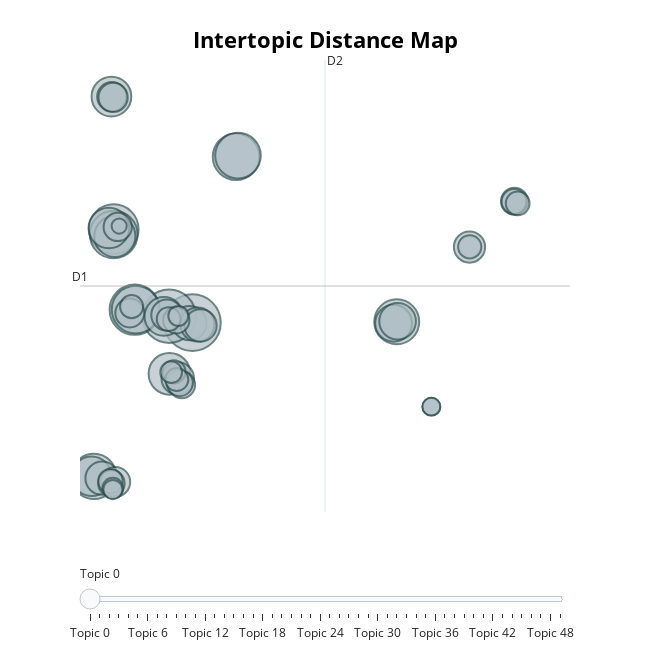

Notebook cell for this chart:
### Code cell
topic_model.visualize_topics()

### Figure 1 — Plotly figure (JSON) as saved in the notebook; plotly's stock layout.template omitted (floating-point values rounded to 4 significant figures; data arrays with more than 128 entries replaced by an {"elided": "..."} marker saying what was removed)
{"data": [{"customdata": {"elided": "50x3 mixed values"}, "hovertemplate": "<b>Topic %{customdata[0]}</b><br>Words: %{customdata[1]}<br>Size: %{customdata[2]}", "legendgroup": "", "marker": {"color": "#B0BEC5", "line": {"color": "DarkSlateGrey", "width": 2}, "size": [923, 825, 728, 713, 656, 654, 624, 599, 592, 583, 501, 489, 476, 456, 450, 431, 392, 387, 341, 334, 319, 304, 301, 281, 279, 255, 248, 246, 241, 230, 211, 205, 203, 201, 198, 178, 172, 163, 163, 156, 156, 154, 153, 136, 124, 116, 106, 92, 92, 66], "sizemode": "area", "sizeref": 0.5769, "symbol": "circle"}, "mode": "markers", "name": "", "orientation": "v", "showlegend": false, "type": "scatter", "x": [1.017, 0.01024, -1.466, -2.369, -2.37, -1.428, 2.892, 2.976, -3.223, 9.804, 0.02814, -2.321, -2.576, -2.467, -3.321, -0.2128, 9.671, 9.842, 0.8891, 1.235, -2.871, 0.3858, 1.366, 12.93, -0.08521, -2.301, -2.45, -2.394, -1.677, -2.197, 14.87, 0.5587, -2.469, 0.3218, 0.4709, 14.85, -2.509, -0.007349, 15.01, 12.94, 0.2186, -1.599, 0.3433, 0.1021, -2.41, 0.4104, -2.405, 11.29, 11.29, -2.135], "xaxis": "x", "y": [1.511, 2.069, 2.623, 9.567, 9.109, 2.637, 15.82, 15.91, -11.75, 1.587, -2.901, 8.954, 9.667, 21.01, -11.74, 2.045, 1.454, 1.625, 1.465, 1.344, -11.91, -3.3, 1.265, 8.03, 2.163, -12.22, 20.99, 20.93, 2.346, 9.759, 11.98, -3.855, -12.34, 1.715, -3.701, 11.95, -12.16, 1.823, 11.8, 8.049, -2.725, 2.893, -3.393, -2.759, -12.77, 2.09, -12.88, -5.734, -5.734, 9.838], "yaxis": "y"}], "layout": {"annotations": [{"showarrow": false, "text": "D1", "x": -3.819, "y": 4.67, "yshift": 10}, {"showarrow": false, "text": "D2", "x": 6.719, "xshift": 10, "y": 24.16}], "height": 650, "hoverlabel": {"bgcolor": "white", "font": {"family": "Rockwell", "size": 16}}, "legend": {"itemsizing": "constant", "tracegroupgap": 0}, "margin": {"t": 60}, "shapes": [{"line": {"color": "#CFD8DC", "width": 2}, "type": "line", "x0": 6.719, "x1": 6.719, "y0": -14.82, "y1": 24.16}, {"line": {"color": "#9E9E9E", "width": 2}, "type": "line", "x0": -3.819, "x1": 17.26, "y0": 4.67, "y1": 4.67}], "sliders": [{"active": 0, "pad": {"t": 50}, "steps": [{"args": [{"marker.color": [["red", "#B0BEC5", "#B0BEC5", "#B0BEC5", "#B0BEC5", "#B0BEC5", "#B0BEC5", "#B0BEC5", "#B0BEC5", "#B0BEC5", "#B0BEC5", "#B0BEC5", "#B0BEC5", "#B0BEC5", "#B0BEC5", "#B0BEC5", "#B0BEC5", "#B0BEC5", "#B0BEC5", "#B0BEC5", "#B0BEC5", "#B0BEC5", "#B0BEC5", "#B0BEC5", "#B0BEC5", "#B0BEC5", "#B0BEC5", "#B0BEC5", "#B0BEC5", "#B0BEC5", "#B0BEC5", "#B0BEC5", "#B0BEC5", "#B0BEC5", "#B0BEC5", "#B0BEC5", "#B0BEC5", "#B0BEC5", "#B0BEC5", "#B0BEC5", "#B0BEC5", "#B0BEC5", "#B0BEC5", "#B0BEC5", "#B0BEC5", "#B0BEC5", "#B0BEC5", "#B0BEC5", "#B0BEC5", "#B0BEC5"]]}], "label": "Topic 0", "method": "update"}, {"args": [{"marker.color": [["#B0BEC5", "red", "#B0BEC5", "#B0BEC5", "#B0BEC5", "#B0BEC5", "#B0BEC5", "#B0BEC5", "#B0BEC5", "#B0BEC5", "#B0BEC5", "#B0BEC5", "#B0BEC5", "#B0BEC5", "#B0BEC5", "#B0BEC5", "#B0BEC5", "#B0BEC5", "#B0BEC5", "#B0BEC5", "#B0BEC5", "#B0BEC5", "#B0BEC5", "#B0BEC5", "#B0BEC5", "#B0BEC5", "#B0BEC5", "#B0BEC5", "#B0BEC5", "#B0BEC5", "#B0BEC5", "#B0BEC5", "#B0BEC5", "#B0BEC5", "#B0BEC5", "#B0BEC5", "#B0BEC5", "#B0BEC5", "#B0BEC5", "#B0BEC5", "#B0BEC5", "#B0BEC5", "#B0BEC5", "#B0BEC5", "#B0BEC5", "#B0BEC5", "#B0BEC5", "#B0BEC5", "#B0BEC5", "#B0BEC5"]]}], "label": "Topic 1", "method": "update"}, {"args": [{"marker.color": [["#B0BEC5", "#B0BEC5", "red", "#B0BEC5", "#B0BEC5", "#B0BEC5", "#B0BEC5", "#B0BEC5", "#B0BEC5", "#B0BEC5", "#B0BEC5", "#B0BEC5", "#B0BEC5", "#B0BEC5", "#B0BEC5", "#B0BEC5", "#B0BEC5", "#B0BEC5", "#B0BEC5", "#B0BEC5", "#B0BEC5", "#B0BEC5", "#B0BEC5", "#B0BEC5", "#B0BEC5", "#B0BEC5", "#B0BEC5", "#B0BEC5", "#B0BEC5", "#B0BEC5", "#B0BEC5", "#B0BEC5", "#B0BEC5", "#B0BEC5", "#B0BEC5", "#B0BEC5", "#B0BEC5", "#B0BEC5", "#B0BEC5", "#B0BEC5", "#B0BEC5", "#B0BEC5", "#B0BEC5", "#B0BEC5", "#B0BEC5", "#B0BEC5", "#B0BEC5", "#B0BEC5", "#B0BEC5", "#B0BEC5"]]}], "label": "Topic 2", "method": "update"}, {"args": [{"marker.color": [["#B0BEC5", "#B0BEC5", "#B0BEC5", "red", "#B0BEC5", "#B0BEC5", "#B0BEC5", "#B0BEC5", "#B0BEC5", "#B0BEC5", "#B0BEC5", "#B0BEC5", "#B0BEC5", "#B0BEC5", "#B0BEC5", "#B0BEC5", "#B0BEC5", "#B0BEC5", "#B0BEC5", "#B0BEC5", "#B0BEC5", "#B0BEC5", "#B0BEC5", "#B0BEC5", "#B0BEC5", "#B0BEC5", "#B0BEC5", "#B0BEC5", "#B0BEC5", "#B0BEC5", "#B0BEC5", "#B0BEC5", "#B0BEC5", "#B0BEC5", "#B0BEC5", "#B0BEC5", "#B0BEC5", "#B0BEC5", "#B0BEC5", "#B0BEC5", "#B0BEC5", "#B0BEC5", "#B0BEC5", "#B0BEC5", "#B0BEC5", "#B0BEC5", "#B0BEC5", "#B0BEC5", "#B0BEC5", "#B0BEC5"]]}], "label": "Topic 3", "method": "update"}, {"args": [{"marker.color": [["#B0BEC5", "#B0BEC5", "#B0BEC5", "#B0BEC5", "red", "#B0BEC5", "#B0BEC5", "#B0BEC5", "#B0BEC5", "#B0BEC5", "#B0BEC5", "#B0BEC5", "#B0BEC5", "#B0BEC5", "#B0BEC5", "#B0BEC5", "#B0BEC5", "#B0BEC5", "#B0BEC5", "#B0BEC5", "#B0BEC5", "#B0BEC5", "#B0BEC5", "#B0BEC5", "#B0BEC5", "#B0BEC5", "#B0BEC5", "#B0BEC5", "#B0BEC5", "#B0BEC5", "#B0BEC5", "#B0BEC5", "#B0BEC5", "#B0BEC5", "#B0BEC5", "#B0BEC5", "#B0BEC5", "#B0BEC5", "#B0BEC5", "#B0BEC5", "#B0BEC5", "#B0BEC5", "#B0BEC5", "#B0BEC5", "#B0BEC5", "#B0BEC5", "#B0BEC5", "#B0BEC5", "#B0BEC5", "#B0BEC5"]]}], "label": "Topic 4", "method": "update"}, {"args": [{"marker.color": [["#B0BEC5", "#B0BEC5", "#B0BEC5", "#B0BEC5", "#B0BEC5", "red", "#B0BEC5", "#B0BEC5", "#B0BEC5", "#B0BEC5", "#B0BEC5", "#B0BEC5", "#B0BEC5", "#B0BEC5", "#B0BEC5", "#B0BEC5", "#B0BEC5", "#B0BEC5", "#B0BEC5", "#B0BEC5", "#B0BEC5", "#B0BEC5", "#B0BEC5", "#B0BEC5", "#B0BEC5", "#B0BEC5", "#B0BEC5", "#B0BEC5", "#B0BEC5", "#B0BEC5", "#B0BEC5", "#B0BEC5", "#B0BEC5", "#B0BEC5", "#B0BEC5", "#B0BEC5", "#B0BEC5", "#B0BEC5", "#B0BEC5", "#B0BEC5", "#B0BEC5", "#B0BEC5", "#B0BEC5", "#B0BEC5", "#B0BEC5", "#B0BEC5", "#B0BEC5", "#B0BEC5", "#B0BEC5", "#B0BEC5"]]}], "label": "Topic 5", "method": "update"}, {"args": [{"marker.color": [["#B0BEC5", "#B0BEC5", "#B0BEC5", "#B0BEC5", "#B0BEC5", "#B0BEC5", "red", "#B0BEC5", "#B0BEC5", "#B0BEC5", "#B0BEC5", "#B0BEC5", "#B0BEC5", "#B0BEC5", "#B0BEC5", "#B0BEC5", "#B0BEC5", "#B0BEC5", "#B0BEC5", "#B0BEC5", "#B0BEC5", "#B0BEC5", "#B0BEC5", "#B0BEC5", "#B0BEC5", "#B0BEC5", "#B0BEC5", "#B0BEC5", "#B0BEC5", "#B0BEC5", "#B0BEC5", "#B0BEC5", "#B0BEC5", "#B0BEC5", "#B0BEC5", "#B0BEC5", "#B0BEC5", "#B0BEC5", "#B0BEC5", "#B0BEC5", "#B0BEC5", "#B0BEC5", "#B0BEC5", "#B0BEC5", "#B0BEC5", "#B0BEC5", "#B0BEC5", "#B0BEC5", "#B0BEC5", "#B0BEC5"]]}], "label": "Topic 6", "method": "update"}, {"args": [{"marker.color": [["#B0BEC5", "#B0BEC5", "#B0BEC5", "#B0BEC5", "#B0BEC5", "#B0BEC5", "#B0BEC5", "red", "#B0BEC5", "#B0BEC5", "#B0BEC5", "#B0BEC5", "#B0BEC5", "#B0BEC5", "#B0BEC5", "#B0BEC5", "#B0BEC5", "#B0BEC5", "#B0BEC5", "#B0BEC5", "#B0BEC5", "#B0BEC5", "#B0BEC5", "#B0BEC5", "#B0BEC5", "#B0BEC5", "#B0BEC5", "#B0BEC5", "#B0BEC5", "#B0BEC5", "#B0BEC5", "#B0BEC5", "#B0BEC5", "#B0BEC5", "#B0BEC5", "#B0BEC5", "#B0BEC5", "#B0BEC5", "#B0BEC5", "#B0BEC5", "#B0BEC5", "#B0BEC5", "#B0BEC5", "#B0BEC5", "#B0BEC5", "#B0BEC5", "#B0BEC5", "#B0BEC5", "#B0BEC5", "#B0BEC5"]]}], "label": "Topic 7", "method": "update"}, {"args": [{"marker.color": [["#B0BEC5", "#B0BEC5", "#B0BEC5", "#B0BEC5", "#B0BEC5", "#B0BEC5", "#B0BEC5", "#B0BEC5", "red", "#B0BEC5", "#B0BEC5", "#B0BEC5", "#B0BEC5", "#B0BEC5", "#B0BEC5", "#B0BEC5", "#B0BEC5", "#B0BEC5", "#B0BEC5", "#B0BEC5", "#B0BEC5", "#B0BEC5", "#B0BEC5", "#B0BEC5", "#B0BEC5", "#B0BEC5", "#B0BEC5", "#B0BEC5", "#B0BEC5", "#B0BEC5", "#B0BEC5", "#B0BEC5", "#B0BEC5", "#B0BEC5", "#B0BEC5", "#B0BEC5", "#B0BEC5", "#B0BEC5", "#B0BEC5", "#B0BEC5", "#B0BEC5", "#B0BEC5", "#B0BEC5", "#B0BEC5", "#B0BEC5", "#B0BEC5", "#B0BEC5", "#B0BEC5", "#B0BEC5", "#B0BEC5"]]}], "label": "Topic 8", "method": "update"}, {"args": [{"marker.color": [["#B0BEC5", "#B0BEC5", "#B0BEC5", "#B0BEC5", "#B0BEC5", "#B0BEC5", "#B0BEC5", "#B0BEC5", "#B0BEC5", "red", "#B0BEC5", "#B0BEC5", "#B0BEC5", "#B0BEC5", "#B0BEC5", "#B0BEC5", "#B0BEC5", "#B0BEC5", "#B0BEC5", "#B0BEC5", "#B0BEC5", "#B0BEC5", "#B0BEC5", "#B0BEC5", "#B0BEC5", "#B0BEC5", "#B0BEC5", "#B0BEC5", "#B0BEC5", "#B0BEC5", "#B0BEC5", "#B0BEC5", "#B0BEC5", "#B0BEC5", "#B0BEC5", "#B0BEC5", "#B0BEC5", "#B0BEC5", "#B0BEC5", "#B0BEC5", "#B0BEC5", "#B0BEC5", "#B0BEC5", "#B0BEC5", "#B0BEC5", "#B0BEC5", "#B0BEC5", "#B0BEC5", "#B0BEC5", "#B0BEC5"]]}], "label": "Topic 9", "method": "update"}, {"args": [{"marker.color": [["#B0BEC5", "#B0BEC5", "#B0BEC5", "#B0BEC5", "#B0BEC5", "#B0BEC5", "#B0BEC5", "#B0BEC5", "#B0BEC5", "#B0BEC5", "red", "#B0BEC5", "#B0BEC5", "#B0BEC5", "#B0BEC5", "#B0BEC5", "#B0BEC5", "#B0BEC5", "#B0BEC5", "#B0BEC5", "#B0BEC5", "#B0BEC5", "#B0BEC5", "#B0BEC5", "#B0BEC5", "#B0BEC5", "#B0BEC5", "#B0BEC5", "#B0BEC5", "#B0BEC5", "#B0BEC5", "#B0BEC5", "#B0BEC5", "#B0BEC5", "#B0BEC5", "#B0BEC5", "#B0BEC5", "#B0BEC5", "#B0BEC5", "#B0BEC5", "#B0BEC5", "#B0BEC5", "#B0BEC5", "#B0BEC5", "#B0BEC5", "#B0BEC5", "#B0BEC5", "#B0BEC5", "#B0BEC5", "#B0BEC5"]]}], "label": "Topic 10", "method": "update"}, {"args": [{"marker.color": [["#B0BEC5", "#B0BEC5", "#B0BEC5", "#B0BEC5", "#B0BEC5", "#B0BEC5", "#B0BEC5", "#B0BEC5", "#B0BEC5", "#B0BEC5", "#B0BEC5", "red", "#B0BEC5", "#B0BEC5", "#B0BEC5", "#B0BEC5", "#B0BEC5", "#B0BEC5", "#B0BEC5", "#B0BEC5", "#B0BEC5", "#B0BEC5", "#B0BEC5", "#B0BEC5", "#B0BEC5", "#B0BEC5", "#B0BEC5", "#B0BEC5", "#B0BEC5", "#B0BEC5", "#B0BEC5", "#B0BEC5", "#B0BEC5", "#B0BEC5", "#B0BEC5", "#B0BEC5", "#B0BEC5", "#B0BEC5", "#B0BEC5", "#B0BEC5", "#B0BEC5", "#B0BEC5", "#B0BEC5", "#B0BEC5", "#B0BEC5", "#B0BEC5", "#B0BEC5", "#B0BEC5", "#B0BEC5", "#B0BEC5"]]}], "label": "Topic 11", "method": "update"}, {"args": [{"marker.color": [["#B0BEC5", "#B0BEC5", "#B0BEC5", "#B0BEC5", "#B0BEC5", "#B0BEC5", "#B0BEC5", "#B0BEC5", "#B0BEC5", "#B0BEC5", "#B0BEC5", "#B0BEC5", "red", "#B0BEC5", "#B0BEC5", "#B0BEC5", "#B0BEC5", "#B0BEC5", "#B0BEC5", "#B0BEC5", "#B0BEC5", "#B0BEC5", "#B0BEC5", "#B0BEC5", "#B0BEC5", "#B0BEC5", "#B0BEC5", "#B0BEC5", "#B0BEC5", "#B0BEC5", "#B0BEC5", "#B0BEC5", "#B0BEC5", "#B0BEC5", "#B0BEC5", "#B0BEC5", "#B0BEC5", "#B0BEC5", "#B0BEC5", "#B0BEC5", "#B0BEC5", "#B0BEC5", "#B0BEC5", "#B0BEC5", "#B0BEC5", "#B0BEC5", "#B0BEC5", "#B0BEC5", "#B0BEC5", "#B0BEC5"]]}], "label": "Topic 12", "method": "update"}, {"args": [{"marker.color": [["#B0BEC5", "#B0BEC5", "#B0BEC5", "#B0BEC5", "#B0BEC5", "#B0BEC5", "#B0BEC5", "#B0BEC5", "#B0BEC5", "#B0BEC5", "#B0BEC5", "#B0BEC5", "#B0BEC5", "red", "#B0BEC5", "#B0BEC5", "#B0BEC5", "#B0BEC5", "#B0BEC5", "#B0BEC5", "#B0BEC5", "#B0BEC5", "#B0BEC5", "#B0BEC5", "#B0BEC5", "#B0BEC5", "#B0BEC5", "#B0BEC5", "#B0BEC5", "#B0BEC5", "#B0BEC5", "#B0BEC5", "#B0BEC5", "#B0BEC5", "#B0BEC5", "#B0BEC5", "#B0BEC5", "#B0BEC5", "#B0BEC5", "#B0BEC5", "#B0BEC5", "#B0BEC5", "#B0BEC5", "#B0BEC5", "#B0BEC5", "#B0BEC5", "#B0BEC5", "#B0BEC5", "#B0BEC5", "#B0BEC5"]]}], "label": "Topic 13", "method": "update"}, {"args": [{"marker.color": [["#B0BEC5", "#B0BEC5", "#B0BEC5", "#B0BEC5", "#B0BEC5", "#B0BEC5", "#B0BEC5", "#B0BEC5", "#B0BEC5", "#B0BEC5", "#B0BEC5", "#B0BEC5", "#B0BEC5", "#B0BEC5", "red", "#B0BEC5", "#B0BEC5", "#B0BEC5", "#B0BEC5", "#B0BEC5", "#B0BEC5", "#B0BEC5", "#B0BEC5", "#B0BEC5", "#B0BEC5", "#B0BEC5", "#B0BEC5", "#B0BEC5", "#B0BEC5", "#B0BEC5", "#B0BEC5", "#B0BEC5", "#B0BEC5", "#B0BEC5", "#B0BEC5", "#B0BEC5", "#B0BEC5", "#B0BEC5", "#B0BEC5", "#B0BEC5", "#B0BEC5", "#B0BEC5", "#B0BEC5", "#B0BEC5", "#B0BEC5", "#B0BEC5", "#B0BEC5", "#B0BEC5", "#B0BEC5", "#B0BEC5"]]}], "label": "Topic 14", "method": "update"}, {"args": [{"marker.color": [["#B0BEC5", "#B0BEC5", "#B0BEC5", "#B0BEC5", "#B0BEC5", "#B0BEC5", "#B0BEC5", "#B0BEC5", "#B0BEC5", "#B0BEC5", "#B0BEC5", "#B0BEC5", "#B0BEC5", "#B0BEC5", "#B0BEC5", "red", "#B0BEC5", "#B0BEC5", "#B0BEC5", "#B0BEC5", "#B0BEC5", "#B0BEC5", "#B0BEC5", "#B0BEC5", "#B0BEC5", "#B0BEC5", "#B0BEC5", "#B0BEC5", "#B0BEC5", "#B0BEC5", "#B0BEC5", "#B0BEC5", "#B0BEC5", "#B0BEC5", "#B0BEC5", "#B0BEC5", "#B0BEC5", "#B0BEC5", "#B0BEC5", "#B0BEC5", "#B0BEC5", "#B0BEC5", "#B0BEC5", "#B0BEC5", "#B0BEC5", "#B0BEC5", "#B0BEC5", "#B0BEC5", "#B0BEC5", "#B0BEC5"]]}], "label": "Topic 15", "method": "update"}, {"args": [{"marker.color": [["#B0BEC5", "#B0BEC5", "#B0BEC5", "#B0BEC5", "#B0BEC5", "#B0BEC5", "#B0BEC5", "#B0BEC5", "#B0BEC5", "#B0BEC5", "#B0BEC5", "#B0BEC5", "#B0BEC5", "#B0BEC5", "#B0BEC5", "#B0BEC5", "red", "#B0BEC5", "#B0BEC5", "#B0BEC5", "#B0BEC5", "#B0BEC5", "#B0BEC5", "#B0BEC5", "#B0BEC5", "#B0BEC5", "#B0BEC5", "#B0BEC5", "#B0BEC5", "#B0BEC5", "#B0BEC5", "#B0BEC5", "#B0BEC5", "#B0BEC5", "#B0BEC5", "#B0BEC5", "#B0BEC5", "#B0BEC5", "#B0BEC5", "#B0BEC5", "#B0BEC5", "#B0BEC5", "#B0BEC5", "#B0BEC5", "#B0BEC5", "#B0BEC5", "#B0BEC5", "#B0BEC5", "#B0BEC5", "#B0BEC5"]]}], "label": "Topic 16", "method": "update"}, {"args": [{"marker.color": [["#B0BEC5", "#B0BEC5", "#B0BEC5", "#B0BEC5", "#B0BEC5", "#B0BEC5", "#B0BEC5", "#B0BEC5", "#B0BEC5", "#B0BEC5", "#B0BEC5", "#B0BEC5", "#B0BEC5", "#B0BEC5", "#B0BEC5", "#B0BEC5", "#B0BEC5", "red", "#B0BEC5", "#B0BEC5", "#B0BEC5", "#B0BEC5", "#B0BEC5", "#B0BEC5", "#B0BEC5", "#B0BEC5", "#B0BEC5", "#B0BEC5", "#B0BEC5", "#B0BEC5", "#B0BEC5", "#B0BEC5", "#B0BEC5", "#B0BEC5", "#B0BEC5", "#B0BEC5", "#B0BEC5", "#B0BEC5", "#B0BEC5", "#B0BEC5", "#B0BEC5", "#B0BEC5", "#B0BEC5", "#B0BEC5", "#B0BEC5", "#B0BEC5", "#B0BEC5", "#B0BEC5", "#B0BEC5", "#B0BEC5"]]}], "label": "Topic 17", "method": "update"}, {"args": [{"marker.color": [["#B0BEC5", "#B0BEC5", "#B0BEC5", "#B0BEC5", "#B0BEC5", "#B0BEC5", "#B0BEC5", "#B0BEC5", "#B0BEC5", "#B0BEC5", "#B0BEC5", "#B0BEC5", "#B0BEC5", "#B0BEC5", "#B0BEC5", "#B0BEC5", "#B0BEC5", "#B0BEC5", "red", "#B0BEC5", "#B0BEC5", "#B0BEC5", "#B0BEC5", "#B0BEC5", "#B0BEC5", "#B0BEC5", "#B0BEC5", "#B0BEC5", "#B0BEC5", "#B0BEC5", "#B0BEC5", "#B0BEC5", "#B0BEC5", "#B0BEC5", "#B0BEC5", "#B0BEC5", "#B0BEC5", "#B0BEC5", "#B0BEC5", "#B0BEC5", "#B0BEC5", "#B0BEC5", "#B0BEC5", "#B0BEC5", "#B0BEC5", "#B0BEC5", "#B0BEC5", "#B0BEC5", "#B0BEC5", "#B0BEC5"]]}], "label": "Topic 18", "method": "update"}, {"args": [{"marker.color": [["#B0BEC5", "#B0BEC5", "#B0BEC5", "#B0BEC5", "#B0BEC5", "#B0BEC5", "#B0BEC5", "#B0BEC5", "#B0BEC5", "#B0BEC5", "#B0BEC5", "#B0BEC5", "#B0BEC5", "#B0BEC5", "#B0BEC5", "#B0BEC5", "#B0BEC5", "#B0BEC5", "#B0BEC5", "red", "#B0BEC5", "#B0BEC5", "#B0BEC5", "#B0BEC5", "#B0BEC5", "#B0BEC5", "#B0BEC5", "#B0BEC5", "#B0BEC5", "#B0BEC5", "#B0BEC5", "#B0BEC5", "#B0BEC5", "#B0BEC5", "#B0BEC5", "#B0BEC5", "#B0BEC5", "#B0BEC5", "#B0BEC5", "#B0BEC5", "#B0BEC5", "#B0BEC5", "#B0BEC5", "#B0BEC5", "#B0BEC5", "#B0BEC5", "#B0BEC5", "#B0BEC5", "#B0BEC5", "#B0BEC5"]]}], "label": "Topic 19", "method": "update"}, {"args": [{"marker.color": [["#B0BEC5", "#B0BEC5", "#B0BEC5", "#B0BEC5", "#B0BEC5", "#B0BEC5", "#B0BEC5", "#B0BEC5", "#B0BEC5", "#B0BEC5", "#B0BEC5", "#B0BEC5", "#B0BEC5", "#B0BEC5", "#B0BEC5", "#B0BEC5", "#B0BEC5", "#B0BEC5", "#B0BEC5", "#B0BEC5", "red", "#B0BEC5", "#B0BEC5", "#B0BEC5", "#B0BEC5", "#B0BEC5", "#B0BEC5", "#B0BEC5", "#B0BEC5", "#B0BEC5", "#B0BEC5", "#B0BEC5", "#B0BEC5", "#B0BEC5", "#B0BEC5", "#B0BEC5", "#B0BEC5", "#B0BEC5", "#B0BEC5", "#B0BEC5", "#B0BEC5", "#B0BEC5", "#B0BEC5", "#B0BEC5", "#B0BEC5", "#B0BEC5", "#B0BEC5", "#B0BEC5", "#B0BEC5", "#B0BEC5"]]}], "label": "Topic 20", "method": "update"}, {"args": [{"marker.color": [["#B0BEC5", "#B0BEC5", "#B0BEC5", "#B0BEC5", "#B0BEC5", "#B0BEC5", "#B0BEC5", "#B0BEC5", "#B0BEC5", "#B0BEC5", "#B0BEC5", "#B0BEC5", "#B0BEC5", "#B0BEC5", "#B0BEC5", "#B0BEC5", "#B0BEC5", "#B0BEC5", "#B0BEC5", "#B0BEC5", "#B0BEC5", "red", "#B0BEC5", "#B0BEC5", "#B0BEC5", "#B0BEC5", "#B0BEC5", "#B0BEC5", "#B0BEC5", "#B0BEC5", "#B0BEC5", "#B0BEC5", "#B0BEC5", "#B0BEC5", "#B0BEC5", "#B0BEC5", "#B0BEC5", "#B0BEC5", "#B0BEC5", "#B0BEC5", "#B0BEC5", "#B0BEC5", "#B0BEC5", "#B0BEC5", "#B0BEC5", "#B0BEC5", "#B0BEC5", "#B0BEC5", "#B0BEC5", "#B0BEC5"]]}], "label": "Topic 21", "method": "update"}, {"args": [{"marker.color": [["#B0BEC5", "#B0BEC5", "#B0BEC5", "#B0BEC5", "#B0BEC5", "#B0BEC5", "#B0BEC5", "#B0BEC5", "#B0BEC5", "#B0BEC5", "#B0BEC5", "#B0BEC5", "#B0BEC5", "#B0BEC5", "#B0BEC5", "#B0BEC5", "#B0BEC5", "#B0BEC5", "#B0BEC5", "#B0BEC5", "#B0BEC5", "#B0BEC5", "red", "#B0BEC5", "#B0BEC5", "#B0BEC5", "#B0BEC5", "#B0BEC5", "#B0BEC5", "#B0BEC5", "#B0BEC5", "#B0BEC5", "#B0BEC5", "#B0BEC5", "#B0BEC5", "#B0BEC5", "#B0BEC5", "#B0BEC5", "#B0BEC5", "#B0BEC5", "#B0BEC5", "#B0BEC5", "#B0BEC5", "#B0BEC5", "#B0BEC5", "#B0BEC5", "#B0BEC5", "#B0BEC5", "#B0BEC5", "#B0BEC5"]]}], "label": "Topic 22", "method": "update"}, {"args": [{"marker.color": [["#B0BEC5", "#B0BEC5", "#B0BEC5", "#B0BEC5", "#B0BEC5", "#B0BEC5", "#B0BEC5", "#B0BEC5", "#B0BEC5", "#B0BEC5", "#B0BEC5", "#B0BEC5", "#B0BEC5", "#B0BEC5", "#B0BEC5", "#B0BEC5", "#B0BEC5", "#B0BEC5", "#B0BEC5", "#B0BEC5", "#B0BEC5", "#B0BEC5", "#B0BEC5", "red", "#B0BEC5", "#B0BEC5", "#B0BEC5", "#B0BEC5", "#B0BEC5", "#B0BEC5", "#B0BEC5", "#B0BEC5", "#B0BEC5", "#B0BEC5", "#B0BEC5", "#B0BEC5", "#B0BEC5", "#B0BEC5", "#B0BEC5", "#B0BEC5", "#B0BEC5", "#B0BEC5", "#B0BEC5", "#B0BEC5", "#B0BEC5", "#B0BEC5", "#B0BEC5", "#B0BEC5", "#B0BEC5", "#B0BEC5"]]}], "label": "Topic 23", "method": "update"}, {"args": [{"marker.color": [["#B0BEC5", "#B0BEC5", "#B0BEC5", "#B0BEC5", "#B0BEC5", "#B0BEC5", "#B0BEC5", "#B0BEC5", "#B0BEC5", "#B0BEC5", "#B0BEC5", "#B0BEC5", "#B0BEC5", "#B0BEC5", "#B0BEC5", "#B0BEC5", "#B0BEC5", "#B0BEC5", "#B0BEC5", "#B0BEC5", "#B0BEC5", "#B0BEC5", "#B0BEC5", "#B0BEC5", "red", "#B0BEC5", "#B0BEC5", "#B0BEC5", "#B0BEC5", "#B0BEC5", "#B0BEC5", "#B0BEC5", "#B0BEC5", "#B0BEC5", "#B0BEC5", "#B0BEC5", "#B0BEC5", "#B0BEC5", "#B0BEC5", "#B0BEC5", "#B0BEC5", "#B0BEC5", "#B0BEC5", "#B0BEC5", "#B0BEC5", "#B0BEC5", "#B0BEC5", "#B0BEC5", "#B0BEC5", "#B0BEC5"]]}], "label": "Topic 24", "method": "update"}, {"args": [{"marker.color": [["#B0BEC5", "#B0BEC5", "#B0BEC5", "#B0BEC5", "#B0BEC5", "#B0BEC5", "#B0BEC5", "#B0BEC5", "#B0BEC5", "#B0BEC5", "#B0BEC5", "#B0BEC5", "#B0BEC5", "#B0BEC5", "#B0BEC5", "#B0BEC5", "#B0BEC5", "#B0BEC5", "#B0BEC5", "#B0BEC5", "#B0BEC5", "#B0BEC5", "#B0BEC5", "#B0BEC5", "#B0BEC5", "red", "#B0BEC5", "#B0BEC5", "#B0BEC5", "#B0BEC5", "#B0BEC5", "#B0BEC5", "#B0BEC5", "#B0BEC5", "#B0BEC5", "#B0BEC5", "#B0BEC5", "#B0BEC5", "#B0BEC5", "#B0BEC5", "#B0BEC5", "#B0BEC5", "#B0BEC5", "#B0BEC5", "#B0BEC5", "#B0BEC5", "#B0BEC5", "#B0BEC5", "#B0BEC5", "#B0BEC5"]]}], "label": "Topic 25", "method": "update"}, {"args": [{"marker.color": [["#B0BEC5", "#B0BEC5", "#B0BEC5", "#B0BEC5", "#B0BEC5", "#B0BEC5", "#B0BEC5", "#B0BEC5", "#B0BEC5", "#B0BEC5", "#B0BEC5", "#B0BEC5", "#B0BEC5", "#B0BEC5", "#B0BEC5", "#B0BEC5", "#B0BEC5", "#B0BEC5", "#B0BEC5", "#B0BEC5", "#B0BEC5", "#B0BEC5", "#B0BEC5", "#B0BEC5", "#B0BEC5", "#B0BEC5", "red", "#B0BEC5", "#B0BEC5", "#B0BEC5", "#B0BEC5", "#B0BEC5", "#B0BEC5", "#B0BEC5", "#B0BEC5", "#B0BEC5", "#B0BEC5", "#B0BEC5", "#B0BEC5", "#B0BEC5", "#B0BEC5", "#B0BEC5", "#B0BEC5", "#B0BEC5", "#B0BEC5", "#B0BEC5", "#B0BEC5", "#B0BEC5", "#B0BEC5", "#B0BEC5"]]}], "label": "Topic 26", "method": "update"}, {"args": [{"marker.color": [["#B0BEC5", "#B0BEC5", "#B0BEC5", "#B0BEC5", "#B0BEC5", "#B0BEC5", "#B0BEC5", "#B0BEC5", "#B0BEC5", "#B0BEC5", "#B0BEC5", "#B0BEC5", "#B0BEC5", "#B0BEC5", "#B0BEC5", "#B0BEC5", "#B0BEC5", "#B0BEC5", "#B0BEC5", "#B0BEC5", "#B0BEC5", "#B0BEC5", "#B0BEC5", "#B0BEC5", "#B0BEC5", "#B0BEC5", "#B0BEC5", "red", "#B0BEC5", "#B0BEC5", "#B0BEC5", "#B0BEC5", "#B0BEC5", "#B0BEC5", "#B0BEC5", "#B0BEC5", "#B0BEC5", "#B0BEC5", "#B0BEC5", "#B0BEC5", "#B0BEC5", "#B0BEC5", "#B0BEC5", "#B0BEC5", "#B0BEC5", "#B0BEC5", "#B0BEC5", "#B0BEC5", "#B0BEC5", "#B0BEC5"]]}], "label": "Topic 27", "method": "update"}, {"args": [{"marker.color": [["#B0BEC5", "#B0BEC5", "#B0BEC5", "#B0BEC5", "#B0BEC5", "#B0BEC5", "#B0BEC5", "#B0BEC5", "#B0BEC5", "#B0BEC5", "#B0BEC5", "#B0BEC5", "#B0BEC5", "#B0BEC5", "#B0BEC5", "#B0BEC5", "#B0BEC5", "#B0BEC5", "#B0BEC5", "#B0BEC5", "#B0BEC5", "#B0BEC5", "#B0BEC5", "#B0BEC5", "#B0BEC5", "#B0BEC5", "#B0BEC5", "#B0BEC5", "red", "#B0BEC5", "#B0BEC5", "#B0BEC5", "#B0BEC5", "#B0BEC5", "#B0BEC5", "#B0BEC5", "#B0BEC5", "#B0BEC5", "#B0BEC5", "#B0BEC5", "#B0BEC5", "#B0BEC5", "#B0BEC5", "#B0BEC5", "#B0BEC5", "#B0BEC5", "#B0BEC5", "#B0BEC5", "#B0BEC5", "#B0BEC5"]]}], "label": "Topic 28", "method": "update"}, {"args": [{"marker.color": [["#B0BEC5", "#B0BEC5", "#B0BEC5", "#B0BEC5", "#B0BEC5", "#B0BEC5", "#B0BEC5", "#B0BEC5", "#B0BEC5", "#B0BEC5", "#B0BEC5", "#B0BEC5", "#B0BEC5", "#B0BEC5", "#B0BEC5", "#B0BEC5", "#B0BEC5", "#B0BEC5", "#B0BEC5", "#B0BEC5", "#B0BEC5", "#B0BEC5", "#B0BEC5", "#B0BEC5", "#B0BEC5", "#B0BEC5", "#B0BEC5", "#B0BEC5", "#B0BEC5", "red", "#B0BEC5", "#B0BEC5", "#B0BEC5", "#B0BEC5", "#B0BEC5", "#B0BEC5", "#B0BEC5", "#B0BEC5", "#B0BEC5", "#B0BEC5", "#B0BEC5", "#B0BEC5", "#B0BEC5", "#B0BEC5", "#B0BEC5", "#B0BEC5", "#B0BEC5", "#B0BEC5", "#B0BEC5", "#B0BEC5"]]}], "label": "Topic 29", "method": "update"}, {"args": [{"marker.color": [["#B0BEC5", "#B0BEC5", "#B0BEC5", "#B0BEC5", "#B0BEC5", "#B0BEC5", "#B0BEC5", "#B0BEC5", "#B0BEC5", "#B0BEC5", "#B0BEC5", "#B0BEC5", "#B0BEC5", "#B0BEC5", "#B0BEC5", "#B0BEC5", "#B0BEC5", "#B0BEC5", "#B0BEC5", "#B0BEC5", "#B0BEC5", "#B0BEC5", "#B0BEC5", "#B0BEC5", "#B0BEC5", "#B0BEC5", "#B0BEC5", "#B0BEC5", "#B0BEC5", "#B0BEC5", "red", "#B0BEC5", "#B0BEC5", "#B0BEC5", "#B0BEC5", "#B0BEC5", "#B0BEC5", "#B0BEC5", "#B0BEC5", "#B0BEC5", "#B0BEC5", "#B0BEC5", "#B0BEC5", "#B0BEC5", "#B0BEC5", "#B0BEC5", "#B0BEC5", "#B0BEC5", "#B0BEC5", "#B0BEC5"]]}], "label": "Topic 30", "method": "update"}, {"args": [{"marker.color": [["#B0BEC5", "#B0BEC5", "#B0BEC5", "#B0BEC5", "#B0BEC5", "#B0BEC5", "#B0BEC5", "#B0BEC5", "#B0BEC5", "#B0BEC5", "#B0BEC5", "#B0BEC5", "#B0BEC5", "#B0BEC5", "#B0BEC5", "#B0BEC5", "#B0BEC5", "#B0BEC5", "#B0BEC5", "#B0BEC5", "#B0BEC5", "#B0BEC5", "#B0BEC5", "#B0BEC5", "#B0BEC5", "#B0BEC5", "#B0BEC5", "#B0BEC5", "#B0BEC5", "#B0BEC5", "#B0BEC5", "red", "#B0BEC5", "#B0BEC5", "#B0BEC5", "#B0BEC5", "#B0BEC5", "#B0BEC5", "#B0BEC5", "#B0BEC5", "#B0BEC5", "#B0BEC5", "#B0BEC5", "#B0BEC5", "#B0BEC5", "#B0BEC5", "#B0BEC5", "#B0BEC5", "#B0BEC5", "#B0BEC5"]]}], "label": "Topic 31", "method": "update"}, {"args": [{"marker.color": [["#B0BEC5", "#B0BEC5", "#B0BEC5", "#B0BEC5", "#B0BEC5", "#B0BEC5", "#B0BEC5", "#B0BEC5", "#B0BEC5", "#B0BEC5", "#B0BEC5", "#B0BEC5", "#B0BEC5", "#B0BEC5", "#B0BEC5", "#B0BEC5", "#B0BEC5", "#B0BEC5", "#B0BEC5", "#B0BEC5", "#B0BEC5", "#B0BEC5", "#B0BEC5", "#B0BEC5", "#B0BEC5", "#B0BEC5", "#B0BEC5", "#B0BEC5", "#B0BEC5", "#B0BEC5", "#B0BEC5", "#B0BEC5", "red", "#B0BEC5", "#B0BEC5", "#B0BEC5", "#B0BEC5", "#B0BEC5", "#B0BEC5", "#B0BEC5", "#B0BEC5", "#B0BEC5", "#B0BEC5", "#B0BEC5", "#B0BEC5", "#B0BEC5", "#B0BEC5", "#B0BEC5", "#B0BEC5", "#B0BEC5"]]}], "label": "Topic 32", "method": "update"}, {"args": [{"marker.color": [["#B0BEC5", "#B0BEC5", "#B0BEC5", "#B0BEC5", "#B0BEC5", "#B0BEC5", "#B0BEC5", "#B0BEC5", "#B0BEC5", "#B0BEC5", "#B0BEC5", "#B0BEC5", "#B0BEC5", "#B0BEC5", "#B0BEC5", "#B0BEC5", "#B0BEC5", "#B0BEC5", "#B0BEC5", "#B0BEC5", "#B0BEC5", "#B0BEC5", "#B0BEC5", "#B0BEC5", "#B0BEC5", "#B0BEC5", "#B0BEC5", "#B0BEC5", "#B0BEC5", "#B0BEC5", "#B0BEC5", "#B0BEC5", "#B0BEC5", "red", "#B0BEC5", "#B0BEC5", "#B0BEC5", "#B0BEC5", "#B0BEC5", "#B0BEC5", "#B0BEC5", "#B0BEC5", "#B0BEC5", "#B0BEC5", "#B0BEC5", "#B0BEC5", "#B0BEC5", "#B0BEC5", "#B0BEC5", "#B0BEC5"]]}], "label": "Topic 33", "method": "update"}, {"args": [{"marker.color": [["#B0BEC5", "#B0BEC5", "#B0BEC5", "#B0BEC5", "#B0BEC5", "#B0BEC5", "#B0BEC5", "#B0BEC5", "#B0BEC5", "#B0BEC5", "#B0BEC5", "#B0BEC5", "#B0BEC5", "#B0BEC5", "#B0BEC5", "#B0BEC5", "#B0BEC5", "#B0BEC5", "#B0BEC5", "#B0BEC5", "#B0BEC5", "#B0BEC5", "#B0BEC5", "#B0BEC5", "#B0BEC5", "#B0BEC5", "#B0BEC5", "#B0BEC5", "#B0BEC5", "#B0BEC5", "#B0BEC5", "#B0BEC5", "#B0BEC5", "#B0BEC5", "red", "#B0BEC5", "#B0BEC5", "#B0BEC5", "#B0BEC5", "#B0BEC5", "#B0BEC5", "#B0BEC5", "#B0BEC5", "#B0BEC5", "#B0BEC5", "#B0BEC5", "#B0BEC5", "#B0BEC5", "#B0BEC5", "#B0BEC5"]]}], "label": "Topic 34", "method": "update"}, {"args": [{"marker.color": [["#B0BEC5", "#B0BEC5", "#B0BEC5", "#B0BEC5", "#B0BEC5", "#B0BEC5", "#B0BEC5", "#B0BEC5", "#B0BEC5", "#B0BEC5", "#B0BEC5", "#B0BEC5", "#B0BEC5", "#B0BEC5", "#B0BEC5", "#B0BEC5", "#B0BEC5", "#B0BEC5", "#B0BEC5", "#B0BEC5", "#B0BEC5", "#B0BEC5", "#B0BEC5", "#B0BEC5", "#B0BEC5", "#B0BEC5", "#B0BEC5", "#B0BEC5", "#B0BEC5", "#B0BEC5", "#B0BEC5", "#B0BEC5", "#B0BEC5", "#B0BEC5", "#B0BEC5", "red", "#B0BEC5", "#B0BEC5", "#B0BEC5", "#B0BEC5", "#B0BEC5", "#B0BEC5", "#B0BEC5", "#B0BEC5", "#B0BEC5", "#B0BEC5", "#B0BEC5", "#B0BEC5", "#B0BEC5", "#B0BEC5"]]}], "label": "Topic 35", "method": "update"}, {"args": [{"marker.color": [["#B0BEC5", "#B0BEC5", "#B0BEC5", "#B0BEC5", "#B0BEC5", "#B0BEC5", "#B0BEC5", "#B0BEC5", "#B0BEC5", "#B0BEC5", "#B0BEC5", "#B0BEC5", "#B0BEC5", "#B0BEC5", "#B0BEC5", "#B0BEC5", "#B0BEC5", "#B0BEC5", "#B0BEC5", "#B0BEC5", "#B0BEC5", "#B0BEC5", "#B0BEC5", "#B0BEC5", "#B0BEC5", "#B0BEC5", "#B0BEC5", "#B0BEC5", "#B0BEC5", "#B0BEC5", "#B0BEC5", "#B0BEC5", "#B0BEC5", "#B0BEC5", "#B0BEC5", "#B0BEC5", "red", "#B0BEC5", "#B0BEC5", "#B0BEC5", "#B0BEC5", "#B0BEC5", "#B0BEC5", "#B0BEC5", "#B0BEC5", "#B0BEC5", "#B0BEC5", "#B0BEC5", "#B0BEC5", "#B0BEC5"]]}], "label": "Topic 36", "method": "update"}, {"args": [{"marker.color": [["#B0BEC5", "#B0BEC5", "#B0BEC5", "#B0BEC5", "#B0BEC5", "#B0BEC5", "#B0BEC5", "#B0BEC5", "#B0BEC5", "#B0BEC5", "#B0BEC5", "#B0BEC5", "#B0BEC5", "#B0BEC5", "#B0BEC5", "#B0BEC5", "#B0BEC5", "#B0BEC5", "#B0BEC5", "#B0BEC5", "#B0BEC5", "#B0BEC5", "#B0BEC5", "#B0BEC5", "#B0BEC5", "#B0BEC5", "#B0BEC5", "#B0BEC5", "#B0BEC5", "#B0BEC5", "#B0BEC5", "#B0BEC5", "#B0BEC5", "#B0BEC5", "#B0BEC5", "#B0BEC5", "#B0BEC5", "red", "#B0BEC5", "#B0BEC5", "#B0BEC5", "#B0BEC5", "#B0BEC5", "#B0BEC5", "#B0BEC5", "#B0BEC5", "#B0BEC5", "#B0BEC5", "#B0BEC5", "#B0BEC5"]]}], "label": "Topic 37", "method": "update"}, {"args": [{"marker.color": [["#B0BEC5", "#B0BEC5", "#B0BEC5", "#B0BEC5", "#B0BEC5", "#B0BEC5", "#B0BEC5", "#B0BEC5", "#B0BEC5", "#B0BEC5", "#B0BEC5", "#B0BEC5", "#B0BEC5", "#B0BEC5", "#B0BEC5", "#B0BEC5", "#B0BEC5", "#B0BEC5", "#B0BEC5", "#B0BEC5", "#B0BEC5", "#B0BEC5", "#B0BEC5", "#B0BEC5", "#B0BEC5", "#B0BEC5", "#B0BEC5", "#B0BEC5", "#B0BEC5", "#B0BEC5", "#B0BEC5", "#B0BEC5", "#B0BEC5", "#B0BEC5", "#B0BEC5", "#B0BEC5", "#B0BEC5", "#B0BEC5", "red", "#B0BEC5", "#B0BEC5", "#B0BEC5", "#B0BEC5", "#B0BEC5", "#B0BEC5", "#B0BEC5", "#B0BEC5", "#B0BEC5", "#B0BEC5", "#B0BEC5"]]}], "label": "Topic 38", "method": "update"}, {"args": [{"marker.color": [["#B0BEC5", "#B0BEC5", "#B0BEC5", "#B0BEC5", "#B0BEC5", "#B0BEC5", "#B0BEC5", "#B0BEC5", "#B0BEC5", "#B0BEC5", "#B0BEC5", "#B0BEC5", "#B0BEC5", "#B0BEC5", "#B0BEC5", "#B0BEC5", "#B0BEC5", "#B0BEC5", "#B0BEC5", "#B0BEC5", "#B0BEC5", "#B0BEC5", "#B0BEC5", "#B0BEC5", "#B0BEC5", "#B0BEC5", "#B0BEC5", "#B0BEC5", "#B0BEC5", "#B0BEC5", "#B0BEC5", "#B0BEC5", "#B0BEC5", "#B0BEC5", "#B0BEC5", "#B0BEC5", "#B0BEC5", "#B0BEC5", "#B0BEC5", "red", "#B0BEC5", "#B0BEC5", "#B0BEC5", "#B0BEC5", "#B0BEC5", "#B0BEC5", "#B0BEC5", "#B0BEC5", "#B0BEC5", "#B0BEC5"]]}], "label": "Topic 39", "method": "update"}, {"args": [{"marker.color": [["#B0BEC5", "#B0BEC5", "#B0BEC5", "#B0BEC5", "#B0BEC5", "#B0BEC5", "#B0BEC5", "#B0BEC5", "#B0BEC5", "#B0BEC5", "#B0BEC5", "#B0BEC5", "#B0BEC5", "#B0BEC5", "#B0BEC5", "#B0BEC5", "#B0BEC5", "#B0BEC5", "#B0BEC5", "#B0BEC5", "#B0BEC5", "#B0BEC5", "#B0BEC5", "#B0BEC5", "#B0BEC5", "#B0BEC5", "#B0BEC5", "#B0BEC5", "#B0BEC5", "#B0BEC5", "#B0BEC5", "#B0BEC5", "#B0BEC5", "#B0BEC5", "#B0BEC5", "#B0BEC5", "#B0BEC5", "#B0BEC5", "#B0BEC5", "#B0BEC5", "red", "#B0BEC5", "#B0BEC5", "#B0BEC5", "#B0BEC5", "#B0BEC5", "#B0BEC5", "#B0BEC5", "#B0BEC5", "#B0BEC5"]]}], "label": "Topic 40", "method": "update"}, {"args": [{"marker.color": [["#B0BEC5", "#B0BEC5", "#B0BEC5", "#B0BEC5", "#B0BEC5", "#B0BEC5", "#B0BEC5", "#B0BEC5", "#B0BEC5", "#B0BEC5", "#B0BEC5", "#B0BEC5", "#B0BEC5", "#B0BEC5", "#B0BEC5", "#B0BEC5", "#B0BEC5", "#B0BEC5", "#B0BEC5", "#B0BEC5", "#B0BEC5", "#B0BEC5", "#B0BEC5", "#B0BEC5", "#B0BEC5", "#B0BEC5", "#B0BEC5", "#B0BEC5", "#B0BEC5", "#B0BEC5", "#B0BEC5", "#B0BEC5", "#B0BEC5", "#B0BEC5", "#B0BEC5", "#B0BEC5", "#B0BEC5", "#B0BEC5", "#B0BEC5", "#B0BEC5", "#B0BEC5", "red", "#B0BEC5", "#B0BEC5", "#B0BEC5", "#B0BEC5", "#B0BEC5", "#B0BEC5", "#B0BEC5", "#B0BEC5"]]}], "label": "Topic 41", "method": "update"}, {"args": [{"marker.color": [["#B0BEC5", "#B0BEC5", "#B0BEC5", "#B0BEC5", "#B0BEC5", "#B0BEC5", "#B0BEC5", "#B0BEC5", "#B0BEC5", "#B0BEC5", "#B0BEC5", "#B0BEC5", "#B0BEC5", "#B0BEC5", "#B0BEC5", "#B0BEC5", "#B0BEC5", "#B0BEC5", "#B0BEC5", "#B0BEC5", "#B0BEC5", "#B0BEC5", "#B0BEC5", "#B0BEC5", "#B0BEC5", "#B0BEC5", "#B0BEC5", "#B0BEC5", "#B0BEC5", "#B0BEC5", "#B0BEC5", "#B0BEC5", "#B0BEC5", "#B0BEC5", "#B0BEC5", "#B0BEC5", "#B0BEC5", "#B0BEC5", "#B0BEC5", "#B0BEC5", "#B0BEC5", "#B0BEC5", "red", "#B0BEC5", "#B0BEC5", "#B0BEC5", "#B0BEC5", "#B0BEC5", "#B0BEC5", "#B0BEC5"]]}], "label": "Topic 42", "method": "update"}, {"args": [{"marker.color": [["#B0BEC5", "#B0BEC5", "#B0BEC5", "#B0BEC5", "#B0BEC5", "#B0BEC5", "#B0BEC5", "#B0BEC5", "#B0BEC5", "#B0BEC5", "#B0BEC5", "#B0BEC5", "#B0BEC5", "#B0BEC5", "#B0BEC5", "#B0BEC5", "#B0BEC5", "#B0BEC5", "#B0BEC5", "#B0BEC5", "#B0BEC5", "#B0BEC5", "#B0BEC5", "#B0BEC5", "#B0BEC5", "#B0BEC5", "#B0BEC5", "#B0BEC5", "#B0BEC5", "#B0BEC5", "#B0BEC5", "#B0BEC5", "#B0BEC5", "#B0BEC5", "#B0BEC5", "#B0BEC5", "#B0BEC5", "#B0BEC5", "#B0BEC5", "#B0BEC5", "#B0BEC5", "#B0BEC5", "#B0BEC5", "red", "#B0BEC5", "#B0BEC5", "#B0BEC5", "#B0BEC5", "#B0BEC5", "#B0BEC5"]]}], "label": "Topic 43", "method": "update"}, {"args": [{"marker.color": [["#B0BEC5", "#B0BEC5", "#B0BEC5", "#B0BEC5", "#B0BEC5", "#B0BEC5", "#B0BEC5", "#B0BEC5", "#B0BEC5", "#B0BEC5", "#B0BEC5", "#B0BEC5", "#B0BEC5", "#B0BEC5", "#B0BEC5", "#B0BEC5", "#B0BEC5", "#B0BEC5", "#B0BEC5", "#B0BEC5", "#B0BEC5", "#B0BEC5", "#B0BEC5", "#B0BEC5", "#B0BEC5", "#B0BEC5", "#B0BEC5", "#B0BEC5", "#B0BEC5", "#B0BEC5", "#B0BEC5", "#B0BEC5", "#B0BEC5", "#B0BEC5", "#B0BEC5", "#B0BEC5", "#B0BEC5", "#B0BEC5", "#B0BEC5", "#B0BEC5", "#B0BEC5", "#B0BEC5", "#B0BEC5", "#B0BEC5", "red", "#B0BEC5", "#B0BEC5", "#B0BEC5", "#B0BEC5", "#B0BEC5"]]}], "label": "Topic 44", "method": "update"}, {"args": [{"marker.color": [["#B0BEC5", "#B0BEC5", "#B0BEC5", "#B0BEC5", "#B0BEC5", "#B0BEC5", "#B0BEC5", "#B0BEC5", "#B0BEC5", "#B0BEC5", "#B0BEC5", "#B0BEC5", "#B0BEC5", "#B0BEC5", "#B0BEC5", "#B0BEC5", "#B0BEC5", "#B0BEC5", "#B0BEC5", "#B0BEC5", "#B0BEC5", "#B0BEC5", "#B0BEC5", "#B0BEC5", "#B0BEC5", "#B0BEC5", "#B0BEC5", "#B0BEC5", "#B0BEC5", "#B0BEC5", "#B0BEC5", "#B0BEC5", "#B0BEC5", "#B0BEC5", "#B0BEC5", "#B0BEC5", "#B0BEC5", "#B0BEC5", "#B0BEC5", "#B0BEC5", "#B0BEC5", "#B0BEC5", "#B0BEC5", "#B0BEC5", "#B0BEC5", "red", "#B0BEC5", "#B0BEC5", "#B0BEC5", "#B0BEC5"]]}], "label": "Topic 45", "method": "update"}, {"args": [{"marker.color": [["#B0BEC5", "#B0BEC5", "#B0BEC5", "#B0BEC5", "#B0BEC5", "#B0BEC5", "#B0BEC5", "#B0BEC5", "#B0BEC5", "#B0BEC5", "#B0BEC5", "#B0BEC5", "#B0BEC5", "#B0BEC5", "#B0BEC5", "#B0BEC5", "#B0BEC5", "#B0BEC5", "#B0BEC5", "#B0BEC5", "#B0BEC5", "#B0BEC5", "#B0BEC5", "#B0BEC5", "#B0BEC5", "#B0BEC5", "#B0BEC5", "#B0BEC5", "#B0BEC5", "#B0BEC5", "#B0BEC5", "#B0BEC5", "#B0BEC5", "#B0BEC5", "#B0BEC5", "#B0BEC5", "#B0BEC5", "#B0BEC5", "#B0BEC5", "#B0BEC5", "#B0BEC5", "#B0BEC5", "#B0BEC5", "#B0BEC5", "#B0BEC5", "#B0BEC5", "red", "#B0BEC5", "#B0BEC5", "#B0BEC5"]]}], "label": "Topic 46", "method": "update"}, {"args": [{"marker.color": [["#B0BEC5", "#B0BEC5", "#B0BEC5", "#B0BEC5", "#B0BEC5", "#B0BEC5", "#B0BEC5", "#B0BEC5", "#B0BEC5", "#B0BEC5", "#B0BEC5", "#B0BEC5", "#B0BEC5", "#B0BEC5", "#B0BEC5", "#B0BEC5", "#B0BEC5", "#B0BEC5", "#B0BEC5", "#B0BEC5", "#B0BEC5", "#B0BEC5", "#B0BEC5", "#B0BEC5", "#B0BEC5", "#B0BEC5", "#B0BEC5", "#B0BEC5", "#B0BEC5", "#B0BEC5", "#B0BEC5", "#B0BEC5", "#B0BEC5", "#B0BEC5", "#B0BEC5", "#B0BEC5", "#B0BEC5", "#B0BEC5", "#B0BEC5", "#B0BEC5", "#B0BEC5", "#B0BEC5", "#B0BEC5", "#B0BEC5", "#B0BEC5", "#B0BEC5", "#B0BEC5", "red", "#B0BEC5", "#B0BEC5"]]}], "label": "Topic 47", "method": "update"}, {"args": [{"marker.color": [["#B0BEC5", "#B0BEC5", "#B0BEC5", "#B0BEC5", "#B0BEC5", "#B0BEC5", "#B0BEC5", "#B0BEC5", "#B0BEC5", "#B0BEC5", "#B0BEC5", "#B0BEC5", "#B0BEC5", "#B0BEC5", "#B0BEC5", "#B0BEC5", "#B0BEC5", "#B0BEC5", "#B0BEC5", "#B0BEC5", "#B0BEC5", "#B0BEC5", "#B0BEC5", "#B0BEC5", "#B0BEC5", "#B0BEC5", "#B0BEC5", "#B0BEC5", "#B0BEC5", "#B0BEC5", "#B0BEC5", "#B0BEC5", "#B0BEC5", "#B0BEC5", "#B0BEC5", "#B0BEC5", "#B0BEC5", "#B0BEC5", "#B0BEC5", "#B0BEC5", "#B0BEC5", "#B0BEC5", "#B0BEC5", "#B0BEC5", "#B0BEC5", "#B0BEC5", "#B0BEC5", "#B0BEC5", "red", "#B0BEC5"]]}], "label": "Topic 48", "method": "update"}, {"args": [{"marker.color": [["#B0BEC5", "#B0BEC5", "#B0BEC5", "#B0BEC5", "#B0BEC5", "#B0BEC5", "#B0BEC5", "#B0BEC5", "#B0BEC5", "#B0BEC5", "#B0BEC5", "#B0BEC5", "#B0BEC5", "#B0BEC5", "#B0BEC5", "#B0BEC5", "#B0BEC5", "#B0BEC5", "#B0BEC5", "#B0BEC5", "#B0BEC5", "#B0BEC5", "#B0BEC5", "#B0BEC5", "#B0BEC5", "#B0BEC5", "#B0BEC5", "#B0BEC5", "#B0BEC5", "#B0BEC5", "#B0BEC5", "#B0BEC5", "#B0BEC5", "#B0BEC5", "#B0BEC5", "#B0BEC5", "#B0BEC5", "#B0BEC5", "#B0BEC5", "#B0BEC5", "#B0BEC5", "#B0BEC5", "#B0BEC5", "#B0BEC5", "#B0BEC5", "#B0BEC5", "#B0BEC5", "#B0BEC5", "#B0BEC5", "red"]]}], "label": "Topic 49", "method": "update"}]}], "title": {"font": {"color": "Black", "size": 22}, "text": "<b>Intertopic Distance Map", "x": 0.5, "xanchor": "center", "y": 0.95, "yanchor": "top"}, "width": 650, "xaxis": {"anchor": "y", "domain": [0, 1], "range": [-3.819, 17.26], "title": {"text": ""}, "visible": false}, "yaxis": {"anchor": "x", "domain": [0, 1], "range": [-14.82, 24.16], "title": {"text": ""}, "visible": false}}}
